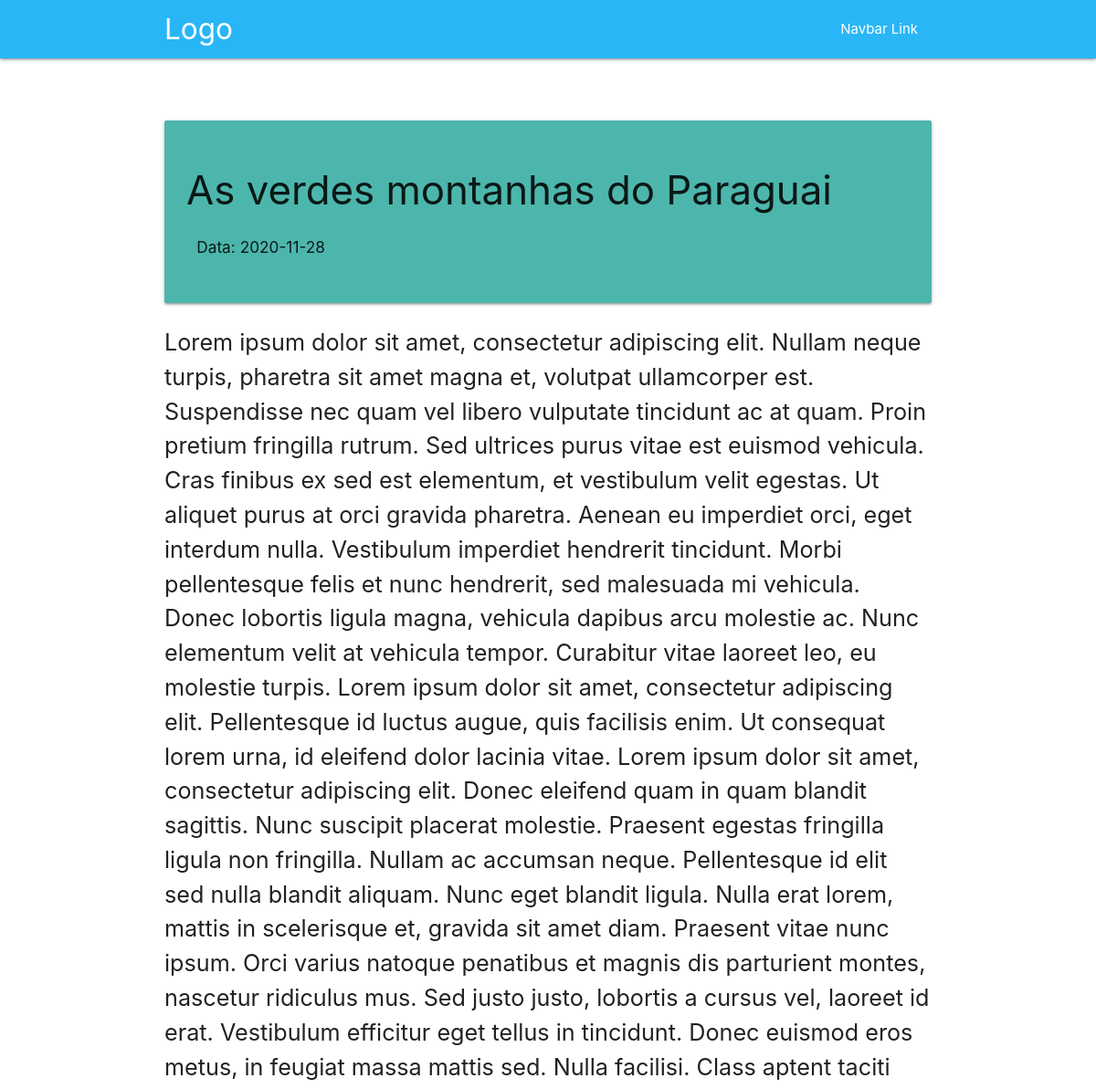
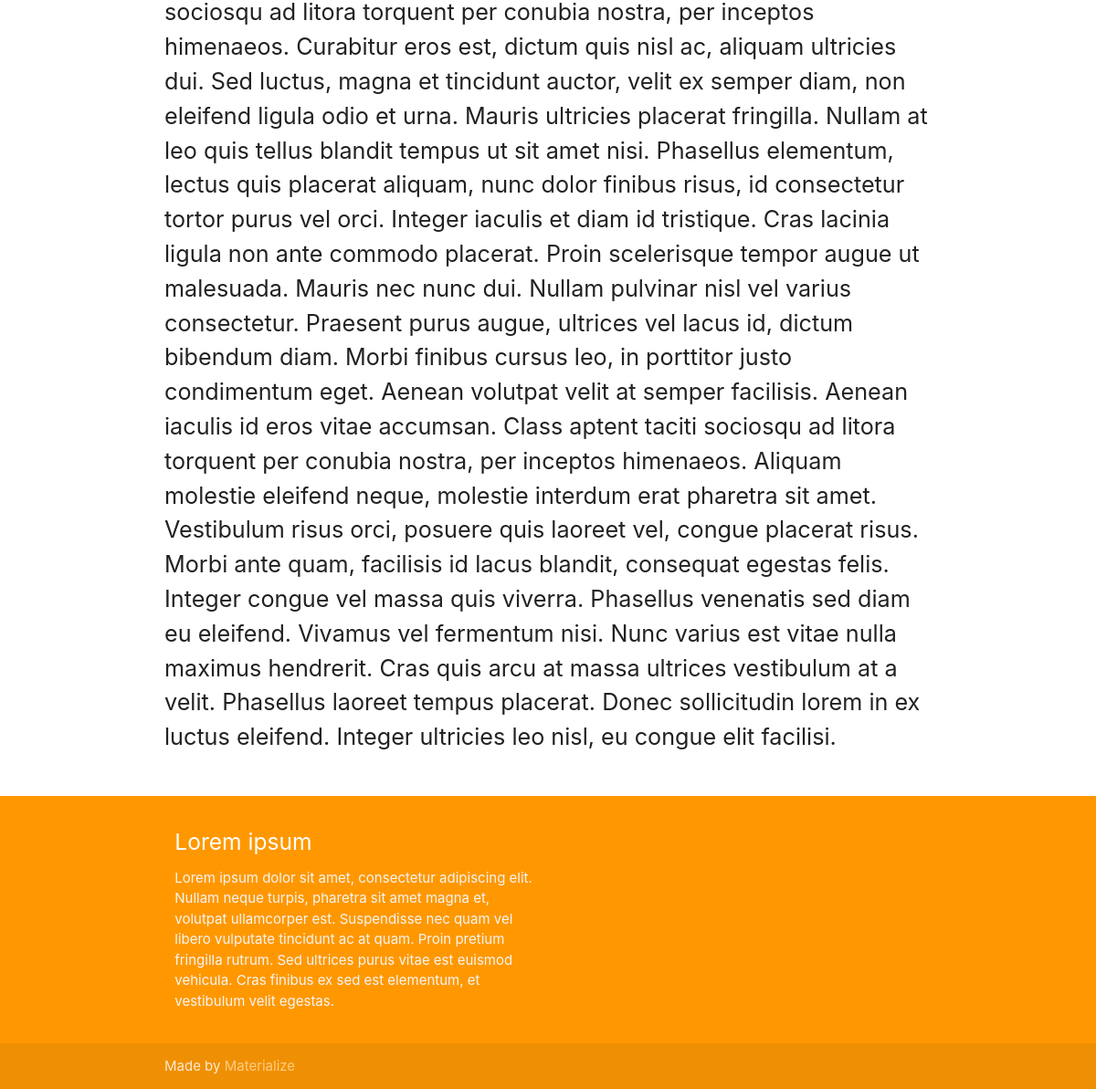
/nerdweb/visualizarNoticia.php?id=1, run on the app's committed database (2 pictures, top to bottom).
### tables this page shows
CREATE TABLE `noticia` (
  `id` int(11) NOT NULL,
  `data` date NOT NULL,
  `url_noticia` varchar(200) NOT NULL,
  `titulo` varchar(200) NOT NULL,
  `conteudo` varchar(5000) NOT NULL
);

### nerdweb/Nerdweb/Database.php (called while the page is built, shortened)
<?php
    class Database {
        private $pdo;
        private $args = [];
        public function __construct(array $args = []) {
            $this->args = $args;
        }
        protected function connect() {
            $charset = 'utf8mb4';
            $dsn = "mysql:host=" . $this->args["host"] . ";dbname=" . $this->args["name"] . ";charset=$charset";
            $opt = [
                PDO::ATTR_ERRMODE            => PDO::ERRMODE_EXCEPTION,
                PDO::ATTR_DEFAULT_FETCH_MODE => PDO::FETCH_ASSOC,
                PDO::ATTR_EMULATE_PREPARES   => FALSE,
            ];
            try {
                $this->pdo = new PDO($dsn, $this->args["user"], $this->args["pass"], $opt);
            }
            catch (PDOException $e) {
                echo $e->getMessage();
                exit;
            }
        }
        protected function preparedQuery($sql, array $condValues = [], $fetchResult = TRUE) {
            $this->pdo->beginTransaction();
            $stmt = $this->pdo->prepare($sql);
            return $this->executeQuery($sql, $condValues, $fetchResult, $stmt);
        }
        protected function executeQuery($sql, array $condValues, $fetchResult, $stmt) {
            $stmt->execute($condValues);
            $return = [];
            if ($fetchResult) {
                $return = $stmt->fetchAll(PDO::FETCH_ASSOC);
            }
            $this->pdo->commit();
            return $return;
        }
        public function customQueryPDO($sql, array $condValues = [], $fetchResult = TRUE) {
            return $this->preparedQuery($sql, $condValues, $fetchResult);
        }
    }

### nerdweb/visualizarNoticia.php (the view)
<?php
require_once __DIR__ . "/Nerdweb/Database.php";
$configDB = [
    "host" => "localhost",
    "name" => "nerdweb",
    "user" => "root",
    "pass" => ""
];
$database = new \Nerdweb\Database($configDB);
$id = $_GET['id'];
$noticia = $database->customQueryPDO("SELECT titulo, data, conteudo FROM noticia WHERE id = ?", array($id));
include ("views/head.php");
include ("views/header.php");
include ("views/visualizaNoticia.php");
$titulo = $noticia[0]['titulo'] !== null ? $noticia[0]['titulo'] : '';
$data = $noticia[0]['data'] !== null ? $noticia[0]['data'] : '';
$conteudo = $noticia[0]['conteudo'] !== null ? $noticia[0]['conteudo'] : '';
$html = "<div class='card-panel teal lighten-2'><h3 class='header blac-text'>{$titulo}</h3>
<div class='row'>
    <div class='col lg 12'>
        <h6 class=''>Data: {$data}</h6>
    </div>
</div>
</div>
<div class='row'>
    <p class='flow-text'>{$conteudo}</p>
</div>
</div>";
echo $html;
include ("views/footer.php");

### data on the page
noticia: titulo "As verdes montanhas do Paraguai", data "2020-11-28", conteudo "Lorem ipsum dolor sit amet, consectetur adipiscing elit. Nullam neque turpis, pharetra sit amet magna et, volutpat ullamcorper est. Suspendisse nec quam vel libero vulputate tincidunt ac at quam. Proin pretium fringilla rutrum. Sed ultrices purus vitae est euismod vehicula. Cras finibus ex sed est elementum, et vestibulum velit egestas. Ut aliquet purus at orci gravida pharetra. Aenean eu imperdiet orci, eget interdum nulla. Vestibulum imperdiet hendrerit tincidunt. Morbi pellentesque felis et nunc hendrerit, sed malesuada mi vehicula. Donec lobortis ligula magna, vehicula dapibus arcu molestie ac. Nunc elementum velit at vehicula tempor. Curabitur vitae laoreet leo, eu molestie turpis.…"
